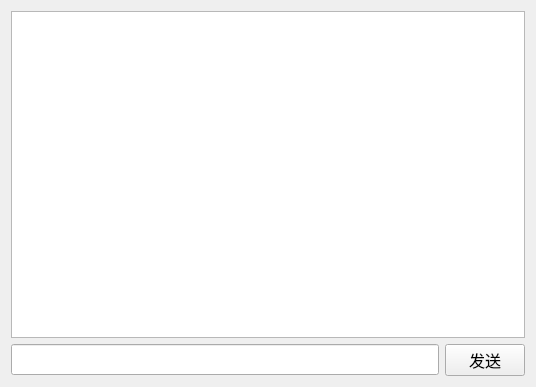
<?xml version="1.0" encoding="UTF-8"?>
<ui version="4.0">
 <class>Chat</class>
 <widget class="QWidget" name="Chat">
  <property name="geometry">
   <rect>
    <x>0</x>
    <y>0</y>
    <width>536</width>
    <height>387</height>
   </rect>
  </property>
  <property name="windowTitle">
   <string>聊天</string>
  </property>
  <property name="windowIcon">
   <iconset>
    <normaloff>C:/Users/39886/Desktop/chat.png</normaloff>C:/Users/39886/Desktop/chat.png</iconset>
  </property>
  <layout class="QVBoxLayout" name="verticalLayout">
   <item>
    <widget class="QTextEdit" name="show_TE">
     <property name="font">
      <font>
       <family>Agency FB</family>
       <pointsize>12</pointsize>
      </font>
     </property>
     <property name="readOnly">
      <bool>true</bool>
     </property>
    </widget>
   </item>
   <item>
    <layout class="QHBoxLayout" name="horizontalLayout">
     <item>
      <widget class="QLineEdit" name="input_LE">
       <property name="font">
        <font>
         <family>Agency FB</family>
         <pointsize>12</pointsize>
        </font>
       </property>
      </widget>
     </item>
     <item>
      <widget class="QPushButton" name="send_PB">
       <property name="font">
        <font>
         <family>Agency FB</family>
         <pointsize>12</pointsize>
        </font>
       </property>
       <property name="text">
        <string>发送</string>
       </property>
      </widget>
     </item>
    </layout>
   </item>
  </layout>
 </widget>
 <resources/>
 <connections/>
</ui>
